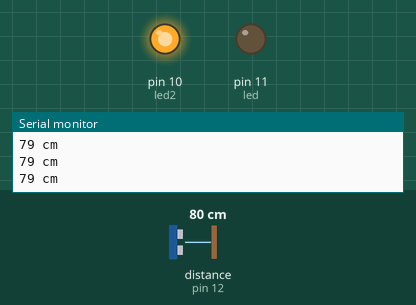
A sketch run on a simulated Arduino Uno, built with avr-gcc and run on an emulated ATmega328P. Shown: output pins drawn as LEDs (lit = HIGH), the last lines printed to the serial monitor. Wiring (inferred from the names in the program): ultrasonic range finder: trigger pin 13; echo pin 12. The inputs (shaded band) are chosen by the test bench; at power-on: distance to the obstacle (sensor on pin 12) 80 cm. The echo pulse lasts 58.3 µs per cm; pins used as bus, display or sensor lines are not drawn.

Above: at 1.3 s.
1.4 s: distance to the obstacle (sensor on pin 12) set to 6 cm
2.9 s: distance to the obstacle (sensor on pin 12) set to 3 cm
At 3.8 s:
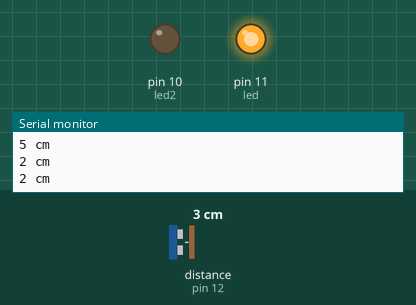
4.5 s: distance to the obstacle (sensor on pin 12) set to 9 cm
At 5.0 s:
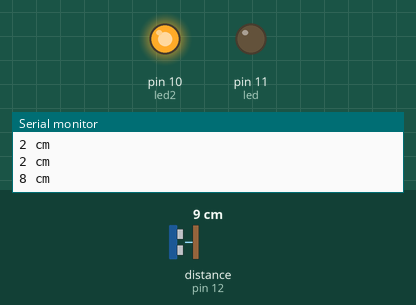
6.0 s: distance to the obstacle (sensor on pin 12) set to 2 cm
At 6.3 s:
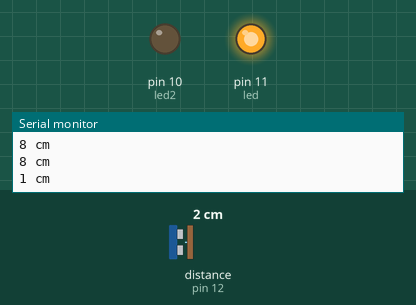
Timing chart, 0 to 8.5 s (numbered marks = the images above; inputs shaded):
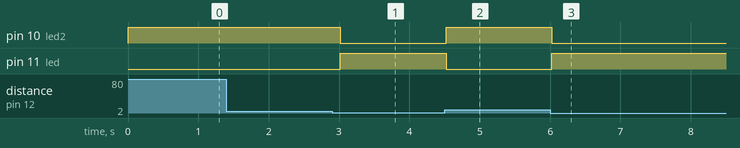

Measured:
- the behaviour switches between 5 and 4 cm on distance to the obstacle (sensor on pin 12) (found by bisection; images 0 and 1)
- after the input at 2.9 s, pin 10 (led2): HIGH → LOW after 0.12 s; pin 11 (led): LOW → HIGH after 0.12 s
- after the input at 4.5 s, pin 10 (led2): LOW → HIGH at once; pin 11 (led): HIGH → LOW at once
- after the input at 6.0 s, pin 10 (led2): HIGH → LOW at once; pin 11 (led): LOW → HIGH at once

The sketch:

using_ultrasonic_sensor.ino
```cpp
#define trigPin 13
#define echoPin 12
#define led 11
#define led2 10
long distance;

void setup() {
  Serial.begin (9600);
  pinMode(trigPin, OUTPUT);
  pinMode(echoPin, INPUT);
  pinMode(led, OUTPUT);
  pinMode(led2, OUTPUT);
  digitalWrite(7, HIGH);
}

void loop() {
  long duration;
  digitalWrite(trigPin, LOW);  // Added this line
  delayMicroseconds(2); // Added this line
  digitalWrite(trigPin, HIGH);
//  delayMicroseconds(1000); - Removed this line
  delayMicroseconds(10); // Added this line
  digitalWrite(trigPin, LOW);
  duration = pulseIn(echoPin, HIGH);
  distance = (duration/2) / 29.1;
  if (distance < 4) {  // This is where the LED On/Off happens
    digitalWrite(led,HIGH); // When the Red condition is met, the Green LED should turn off
  digitalWrite(led2,LOW);
}
  else {
    digitalWrite(led,LOW);
    digitalWrite(led2,HIGH);
  }
  if (distance >= 200 || distance <= 0){
    Serial.println("Out of range");
  }
  else {
    Serial.print(distance);
    Serial.println(" cm");
  }
  delay(500);
  buzzer();
}
void buzzer(){
  if (distance>1){
    if(distance>=1 && distance<=10){ // continuous sound if the obstacle is too close
      digitalWrite(5,HIGH);
    }
    else if(distance>=11 && distance<=20){  // beeps faster when an obstacle approaches
      digitalWrite(5,HIGH);
      delay(50);  // adjust this value for your convenience
      digitalWrite(5,LOW);
      delay(50);  // adjust this value for your convenience
    }
    else if(distance>=21 && distance<=35){  // beeps faster when an obstacle approaches
      digitalWrite(5,HIGH);
      delay(100);  // adjust this value for your convenience
      digitalWrite(5,LOW);
      delay(100);  // adjust this value for your convenience
    }
    else if(distance>=36 && distance<=50){  // beeps faster when an obstacle approaches
      digitalWrite(5,HIGH);
      delay(150);  // adjust this value for your convenience
      digitalWrite(5,LOW);
      delay(150);  // adjust this value for your convenience
    }
     else if(distance>=51 && distance<=65){  // beeps faster when an obstacle approaches
      digitalWrite(5,HIGH);
      delay(220);  // adjust this value for your convenience
      digitalWrite(5,LOW);
      delay(220);  // adjust this value for your convenience
    }
    else{  // off if there is no obstacle
    digitalWrite(5,LOW);
  }

  }
}
```
